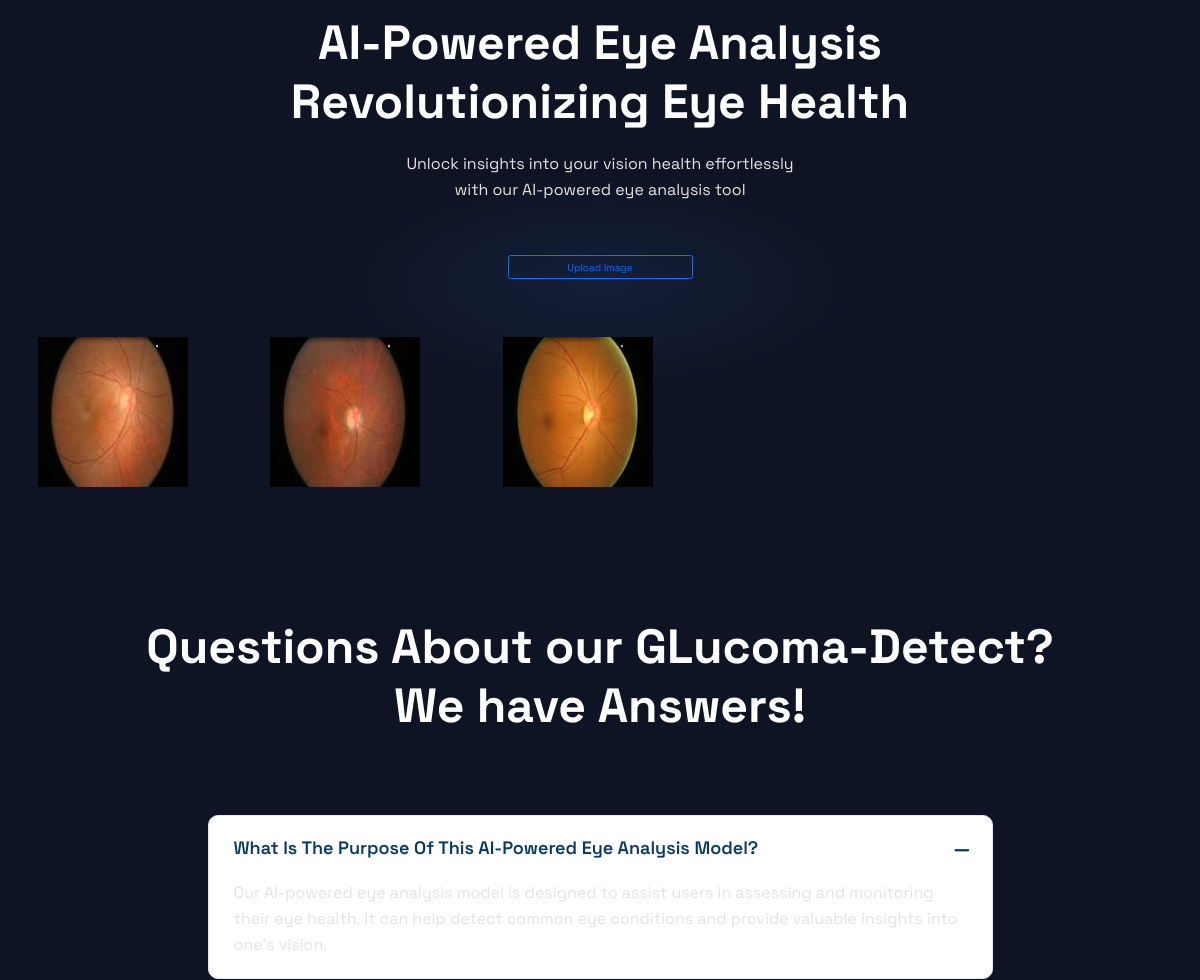
The app's page / (middle part), older data.
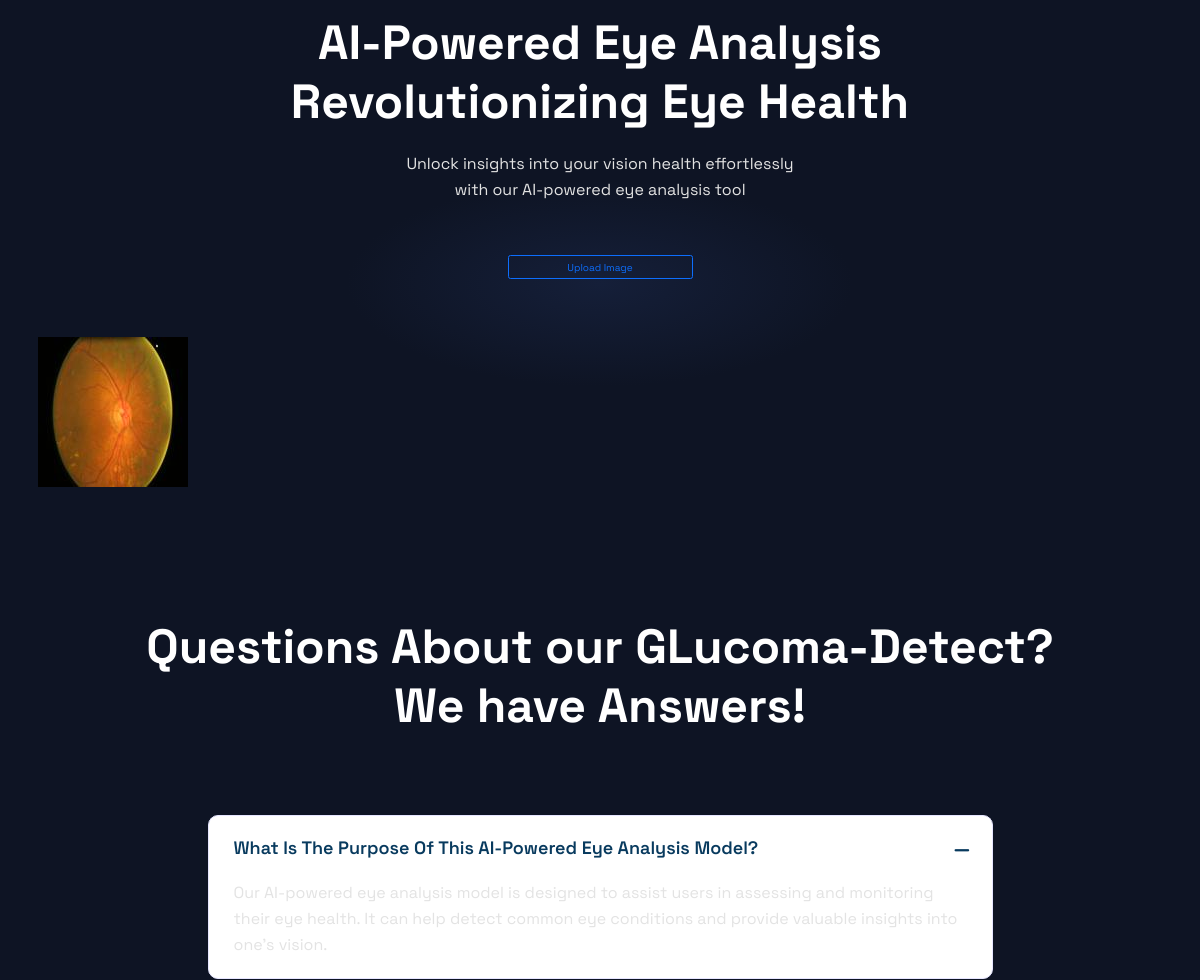
The same page, newer data.
### website/models.py (models this page shows, shortened)
class Images(models.Model):
    image = models.ImageField(upload_to='images', null=True, blank=True, help_text='Images for Testing')

### website/views.py (the view)
# urls.py: path('',views.home,name='home'),
def home(request):
    images = Images.objects.all()
    records=None
    if request.user.is_authenticated:
        records = AI_Response.objects.filter(userId=request.user.id)
    context={"images":images,"records":records}
    template_name="website/home.html"
    return render(request, template_name, context)

### website/templates/website/home.html (shortened to what this page needs)
{% extends 'website/base.html' %}
{% load static %}
{% block content %}
<div class="rts-tools-area  bg-tools">
        <div class="container">
            <div class="row">
                <div class="col-lg-12">
                    <div class="title-conter-area">
                        <h2 class="title mt-4">
                            AI-Powered Eye Analysis <br>Revolutionizing Eye Health
                        </h2>
                        <p class="disc">
                            Unlock insights into your vision health effortlessly with our AI-powered eye analysis tool
                        </p>
                    </div>
                </div>
            </div>
             <div class="row text-center" style="margin-top: 50px">
  <div class="col-lg-2 mx-auto text-center">
    <button id="upload-button" class="btn btn-outline-primary" type="button">
      Upload Image
    </button>
  </div>
 </div>
            <div class="row mt--25 g-5">
               {% if images %}
                {% for image in images%}
                <div class="col-lg-2 col-md-4 ml-5 col-sm-12 col-12">
                     <img  src="{{ image.image.url }}" data-image-id="{{image.id}}"  class="mt-1 image-select" alt="Image {{ image.id }}" />
                </div>
                {% endfor %}
                {% else %}
                <span class="alert alert-danger text-center">There is no Images in DataSet</span>
                {% endif %}
            </div>
        </div>
    </div>
<div class="rts-faq-area rts-section-gap "  style="background-color:#0e1424" >
        <div class="container">
            <div class="row">
                <div class="col-lg-12">
                    <div class="title-conter-area">
                        <h2 class="title">
                            Questions About our GLucoma-Detect? <br>
                            We have Answers!
                        </h2>
                    </div>
                </div>
            </div>
            <div class="row mt--60">
                <div class="col-lg-12">
                    <div class="accordion-area-one">
                        <div class="accordion" id="accordionExample">
                            <div class="accordion-item">
                                <h2 class="accordion-header" id="headingOne">
                                    <button class="accordion-button" type="button" data-bs-toggle="collapse" data-bs-target="#collapseOne" aria-expanded="true" aria-controls="collapseOne">
                                        What is the purpose of this AI-powered eye analysis model?
                                    </button>
                                </h2>
                                <div id="collapseOne" class="accordion-collapse collapse show" aria-labelledby="headingOne" data-bs-parent="#accordionExample">
                                    <div class="accordion-body">
                                        Our AI-powered eye analysis model is designed to assist users in assessing and monitoring their eye health. It can help detect common eye conditions and provide valuable insights into one's vision.
                                    </div>
                                </div>
                            </div>
                        </div>
                    </div>
                </div>
            </div>
        </div>
    </div>
{% endblock content %}

Row changes from the older to the newer data that the page shows:
removed Images: image (picture)
removed Images: image (picture)
removed Images: image (picture)
added Images: image (picture)
